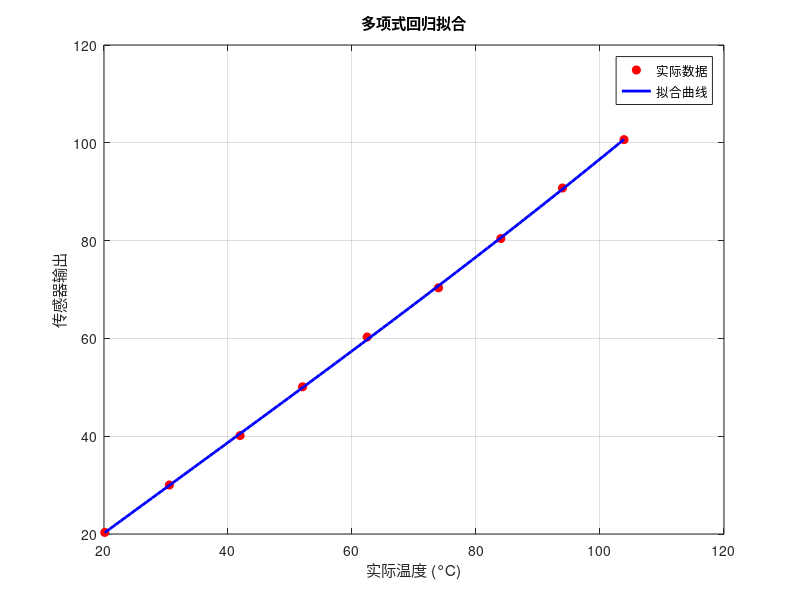

Write the MATLAB code that produced this figure.
% 假设 x_data 是传感器的实际温度值（例如，采集的温度）
% 假设 y_data 是传感器的输出值（例如，传感器读取的电阻或电压）

% 示例数据（你可以用实际的采集数据替换它们）
x_data = [20.124152, 30.545056, 41.951276, 52.025478, 62.444781, 73.954872, 84.004858, 93.954781, 103.874125];  % 温度数据
y_data = [20.324122, 30.021035, 40.121548, 50.098754, 60.284715, 70.354784, 80.421654, 90.754214, 100.654874];  % 传感器输出数据

% 设置拟合的多项式阶数
poly_degree = 3;  % 例如，3阶多项式

% 执行多项式拟合
[p, S, mu] = polyfit(x_data, y_data, poly_degree);

% p: 多项式的系数（从高阶到低阶）
% S: 拟合的标准误差
% mu: 数据的均值和标准差，用于归一化

% 生成拟合曲线
x_fit = linspace(min(x_data), max(x_data), 100);  % 生成拟合曲线的x值
y_fit = polyval(p, x_fit, S, mu);  % 根据多项式系数计算拟合的y值

% 绘制数据点和拟合曲线
figure;
plot(x_data, y_data, 'ro', 'MarkerFaceColor', 'r');  % 绘制实际数据点
hold on;
plot(x_fit, y_fit, 'b-', 'LineWidth', 2);  % 绘制拟合曲线
xlabel('实际温度 (°C)');
ylabel('传感器输出');
title('多项式回归拟合');
legend('实际数据', '拟合曲线');
grid on;

% 输出拟合的多项式系数
disp('拟合的多项式系数：');
disp(p);

% 如果需要，可以评估拟合的误差
% 拟合的标准误差
disp('拟合的标准误差：');
disp(S);
